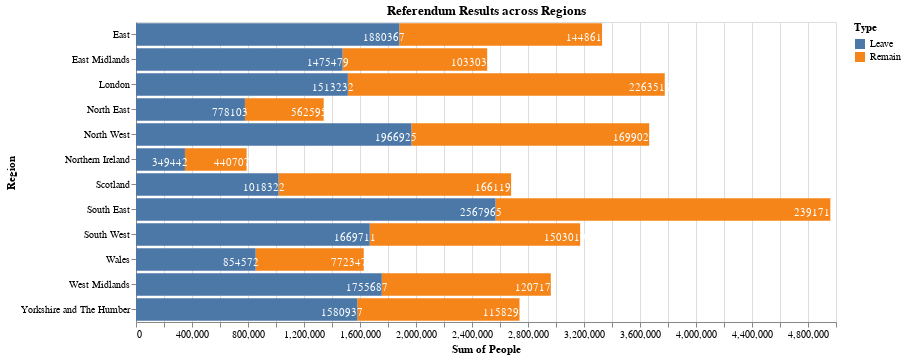

Write notebook code for a chart like this one.
### Markdown cell above
### 3.2 Referendum Results across Regions and Areas
The first bar chart tells ditribution of vote among 12 regions in the UK. The second line graph tells the percentage of remain among each 12 regions and highlight the average remain rate overall.
Since there are 382 areas in the UK, the third bar chart displays the referendum results of top 25 areas with highest percentage of turnout.

### Code cell
sdata = pdfile[['Region', 'Remain', 'Leave', 'Rejected_Ballots']]

sdata.head(4)

attr_list = []

for i in sdata.index:
    Region, Remain, Leave, Rejected = sdata.loc[i]
    attr_list.append([Region, 'Remain', Remain])
    attr_list.append([Region, 'Leave', Leave])
#     attr_list.append([Region, 'Rejected Ballots', Rejected])
    
sdata = pd.DataFrame(attr_list, columns=['Region', 'Type', 'People'])
#plot
bars = alt.Chart(sdata).mark_bar().encode(
    x=alt.X('sum(People)', stack='zero'),
    y=alt.Y('Region'),
    color=alt.Color('Type')
)

text = alt.Chart(sdata).mark_text(dx=-15, dy=3, color='white').encode(
    x=alt.X('sum(People):Q', stack='zero'),
    y=alt.Y('Region'),
    detail='Type',
    text=alt.Text('sum(People):Q', format='i')
)

(bars + text).properties(width=700, height=300, title= "Referendum Results across Regions")

### Figure 1 — Vega-Lite specification as saved in the notebook (floating-point values rounded to 4 significant figures; data arrays with more than 128 entries replaced by an {"elided": "..."} marker saying what was removed)
{"config": {"view": {"continuousWidth": 400, "continuousHeight": 300}}, "layer": [{"mark": "bar", "encoding": {"color": {"type": "nominal", "field": "Type"}, "x": {"type": "quantitative", "aggregate": "sum", "field": "People", "stack": "zero"}, "y": {"type": "nominal", "field": "Region"}}}, {"mark": {"type": "text", "color": "white", "dx": -15, "dy": 3}, "encoding": {"detail": {"type": "nominal", "field": "Type"}, "text": {"type": "quantitative", "aggregate": "sum", "field": "People", "format": "i"}, "x": {"type": "quantitative", "aggregate": "sum", "field": "People", "stack": "zero"}, "y": {"type": "nominal", "field": "Region"}}}], "data": {"name": "data-5efb999a3074340866a854b283569322"}, "height": 300, "title": "Referendum Results across Regions", "width": 700, "$schema": "https://vega.github.io/schema/vega-lite/v4.0.2.json", "datasets": {"data-5efb999a3074340866a854b283569322": {"elided": "764 records"}}}
